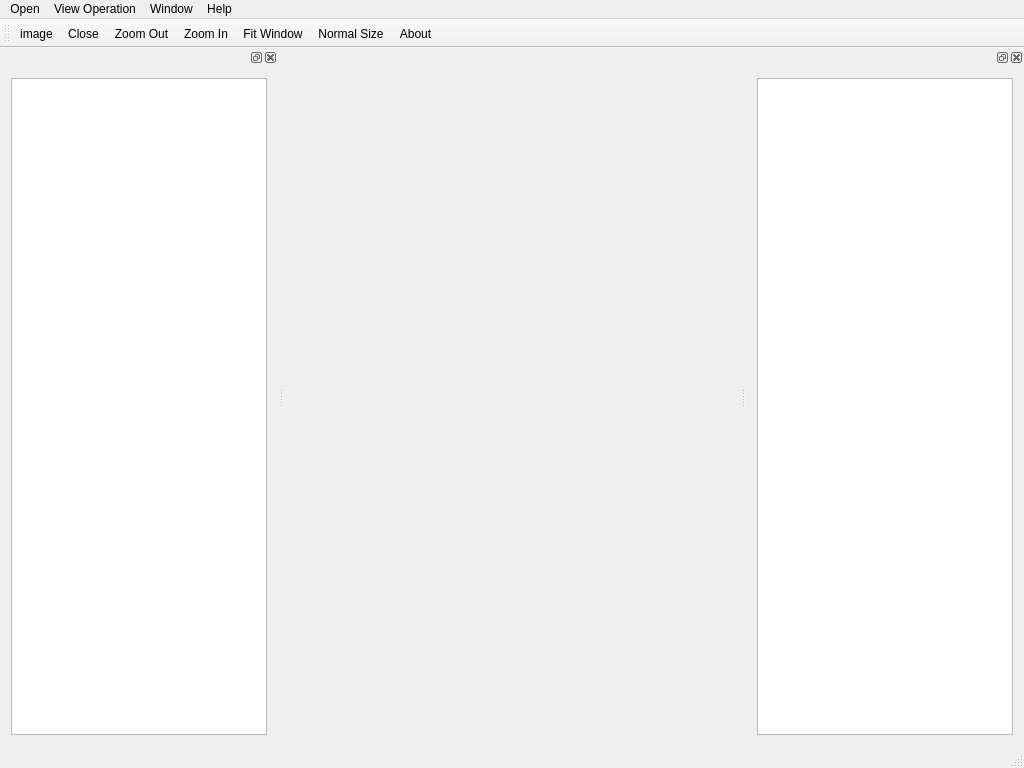
<?xml version="1.0" encoding="UTF-8"?>
<ui version="4.0">
 <class>ImgTestClass</class>
 <widget class="QMainWindow" name="ImgTestClass">
  <property name="geometry">
   <rect>
    <x>0</x>
    <y>0</y>
    <width>1024</width>
    <height>768</height>
   </rect>
  </property>
  <property name="windowTitle">
   <string>ImgTest</string>
  </property>
  <property name="styleSheet">
   <string notr="true"/>
  </property>
  <widget class="QWidget" name="centralWidget"/>
  <widget class="QToolBar" name="mainToolBar">
   <attribute name="toolBarArea">
    <enum>TopToolBarArea</enum>
   </attribute>
   <attribute name="toolBarBreak">
    <bool>false</bool>
   </attribute>
   <addaction name="actionImage"/>
   <addaction name="actionClose"/>
   <addaction name="actionZoom_Out"/>
   <addaction name="actionZoom_In"/>
   <addaction name="actionFit_Window"/>
   <addaction name="actionNormal_Size"/>
   <addaction name="actionAbout"/>
  </widget>
  <widget class="QStatusBar" name="statusBar"/>
  <widget class="QDockWidget" name="FileListDockWidget">
   <attribute name="dockWidgetArea">
    <number>1</number>
   </attribute>
   <widget class="QWidget" name="dockWidgetContents">
    <layout class="QVBoxLayout" name="verticalLayout_2">
     <item>
      <widget class="QTreeView" name="fileTreeView">
       <attribute name="headerVisible">
        <bool>false</bool>
       </attribute>
      </widget>
     </item>
    </layout>
   </widget>
  </widget>
  <widget class="QDockWidget" name="inforDockWidget">
   <attribute name="dockWidgetArea">
    <number>2</number>
   </attribute>
   <widget class="QWidget" name="dockWidgetContents_2">
    <layout class="QVBoxLayout" name="verticalLayout">
     <item>
      <widget class="QTableView" name="tableView">
       <attribute name="horizontalHeaderVisible">
        <bool>true</bool>
       </attribute>
       <attribute name="verticalHeaderVisible">
        <bool>false</bool>
       </attribute>
      </widget>
     </item>
    </layout>
   </widget>
  </widget>
  <widget class="QMenuBar" name="menuBar">
   <property name="geometry">
    <rect>
     <x>0</x>
     <y>0</y>
     <width>1024</width>
     <height>23</height>
    </rect>
   </property>
   <widget class="QMenu" name="menuOpen">
    <property name="title">
     <string>Open</string>
    </property>
    <addaction name="actionImage"/>
    <addaction name="actionClose"/>
    <addaction name="separator"/>
    <addaction name="actionExit"/>
   </widget>
   <widget class="QMenu" name="menuWindow">
    <property name="title">
     <string>Window</string>
    </property>
    <addaction name="actionFile_List"/>
    <addaction name="actionInformation"/>
   </widget>
   <widget class="QMenu" name="menuAbout">
    <property name="title">
     <string>Help</string>
    </property>
    <addaction name="actionAbout"/>
   </widget>
   <widget class="QMenu" name="menuView_Operation">
    <property name="title">
     <string>View Operation</string>
    </property>
    <addaction name="actionZoom_Out"/>
    <addaction name="actionZoom_In"/>
    <addaction name="actionFit_Window"/>
    <addaction name="actionNormal_Size"/>
   </widget>
   <addaction name="menuOpen"/>
   <addaction name="menuView_Operation"/>
   <addaction name="menuWindow"/>
   <addaction name="menuAbout"/>
  </widget>
  <action name="actionImage">
   <property name="text">
    <string>image</string>
   </property>
   <property name="toolTip">
    <string>Open image files</string>
   </property>
   <property name="statusTip">
    <string/>
   </property>
   <property name="shortcut">
    <string>Ctrl+O</string>
   </property>
  </action>
  <action name="actionExit">
   <property name="text">
    <string>Exit</string>
   </property>
  </action>
  <action name="actionInformation">
   <property name="text">
    <string>Information</string>
   </property>
  </action>
  <action name="actionFile_List">
   <property name="text">
    <string>File List</string>
   </property>
  </action>
  <action name="actionAbout">
   <property name="text">
    <string>About</string>
   </property>
  </action>
  <action name="actionClose">
   <property name="text">
    <string>Close</string>
   </property>
  </action>
  <action name="actionZoom_Out">
   <property name="text">
    <string>Zoom Out</string>
   </property>
  </action>
  <action name="actionZoom_In">
   <property name="text">
    <string>Zoom In</string>
   </property>
  </action>
  <action name="actionFit_Window">
   <property name="text">
    <string>Fit Window</string>
   </property>
  </action>
  <action name="actionNormal_Size">
   <property name="text">
    <string>Normal Size</string>
   </property>
  </action>
 </widget>
 <layoutdefault spacing="6" margin="11"/>
 <resources>
  <include location="imgtest.qrc"/>
 </resources>
 <connections/>
</ui>
